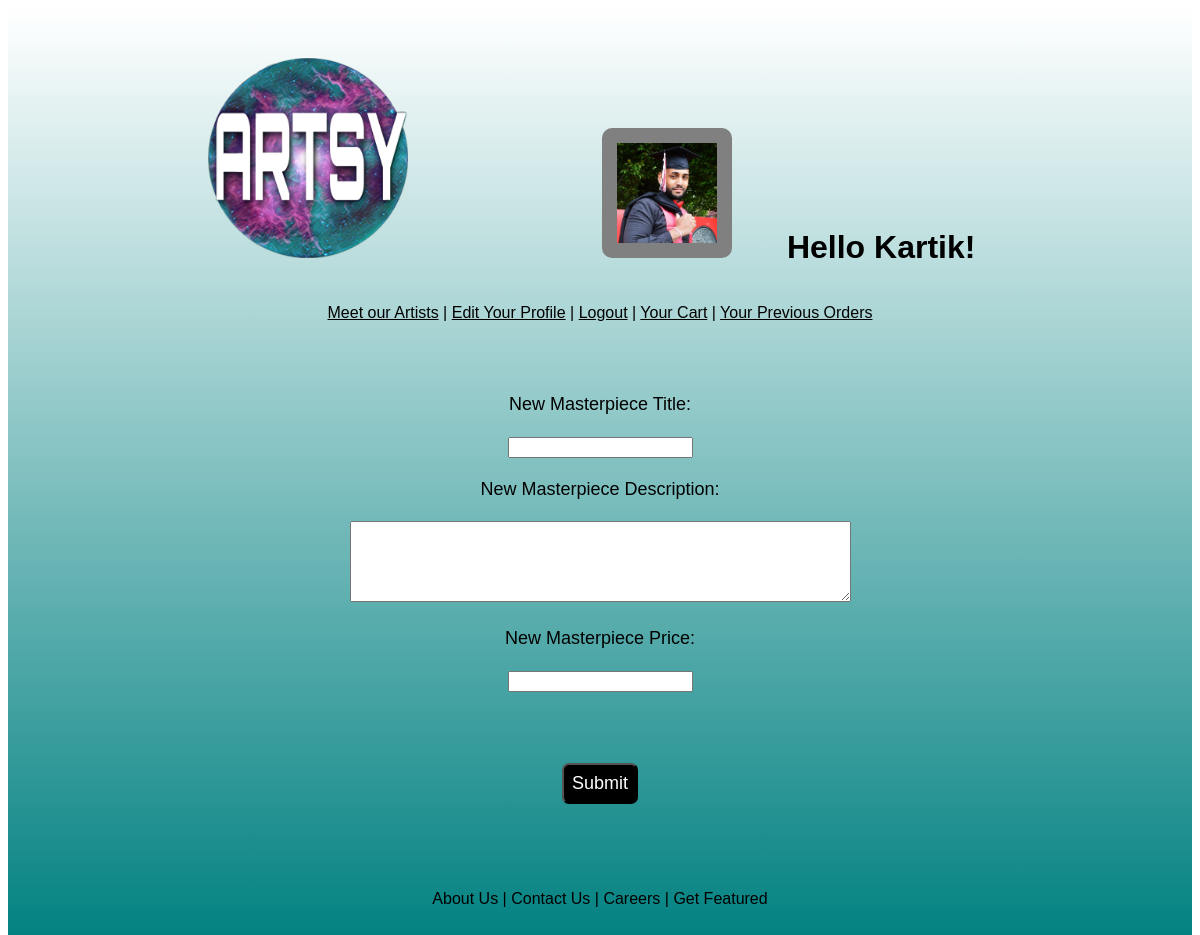
The app's page /new_masterpiece (signed in) with its own data.
### main/models.py (models this page shows)
class User(models.Model):
    first_name = models.CharField(max_length = 45)
    last_name = models.CharField(max_length = 45)
    usertype = models.CharField(max_length=64)
    aboutyou = models.TextField(max_length=300, blank=True )
    email = models.EmailField(max_length = 254)
    password = models.CharField(max_length = 60)
    image = models.ImageField(upload_to='profile_image', blank=True)
    created_at = models.DateTimeField(auto_now_add=True)
    updated_at = models.DateTimeField(auto_now=True)
    address = models.ForeignKey(Address, related_name="user",null=True, on_delete=models.CASCADE)
    objects = UserManager()

### main/views.py (the view)
# urls.py: path('new_masterpiece', views.new_mp_page),
def new_mp_page(request):
    if "user_id" not in request.session:
        messages.error(request, "You must be logged in to view that page.")
        return redirect('/')
    context={
        "user":User.objects.get(id = request.session['user_id'])
    }
    return render(request,'newmp_page.html',context)

### main/templates/newmp_page.html (shortened to what this page needs)
<!DOCTYPE html>
<html lang="en">
<head>
    {% load static %}
    <link rel="stylesheet" href="{% static 'newmp_page.css' %}">
</head>
<div id="all">
    <body>
        <div id="top">
            <a href="/dashboard">
            <img src='/media/artsy/02.png' width="200" height="200" style="padding-left: 200px;padding-top: 50px;"></a>
            <img src='media/profile_image/{{user.image}}' width="100" height="100" id="profile_picture"
                style="border: 15px solid grey; border-radius: 10px; margin-left: 190px; margin-top: 60px;">
            <h1 id="he" style="padding-left: 50px; padding-bottom: 10px;margin-bottom: 10px;">Hello {{user.first_name}}!
            </h1>
        </div>
        <br>
        <div id="top-panel">
            <a href="/dashboard">Meet our Artists</a> | <a href="editmyprofile">Edit Your Profile</a> | <a
                href="/logout">Logout</a> | <a href="yourcart">Your Cart</a> | <a href="history"> Your Previous
                Orders</a>
        </div>
        <br>
        <br>
        <br>
        <br>
        <form action='newmp' method="POST" id="form">
            <div id="container">
                <label> New Masterpiece Title:</label>
                <br>
                <br>
                <input type='text' name='title'>
                <br>
                <br>
                <label> New Masterpiece Description:</label>
                <br>
                <br>
                <textarea name='description' cols="60" rows="5"></textarea>
                <br>
                <br>
                <label> New Masterpiece Price:</label>
                <br>
                <br>
                <input type='int' name='price'>
                <br>
                <br>
                <button>Submit</button>
            </div>
        </form>
        <br>
        <br>
    </body>
    <footer>
        <a>About Us</a> | <a>Contact Us</a> | <a>Careers</a> | <a>Get Featured</a>
    </footer>
</div>
</html>

### main/static/newmp_page.css (style rules this page uses)
#all { font-family: Arial, Helvetica, sans-serif; background: repeating-linear-gradient(white, teal); }
footer { padding-top: 50px; padding-bottom: 40px; text-align: center; }
#top-panel { text-align: center; }
#top { align-items: center; }
#toppic, #he { display: inline-block; align-content: center; }
a:link { color: black; }
button { background-color: black; color:white; font-family: Arial, Helvetica, sans-serif; padding:8px; font-size:large; border-radius: 7px; margin-top: 50px; }
#container { text-align: center; font-size: large; }

### records on screen
User: image (picture), first_name "Kartik"
